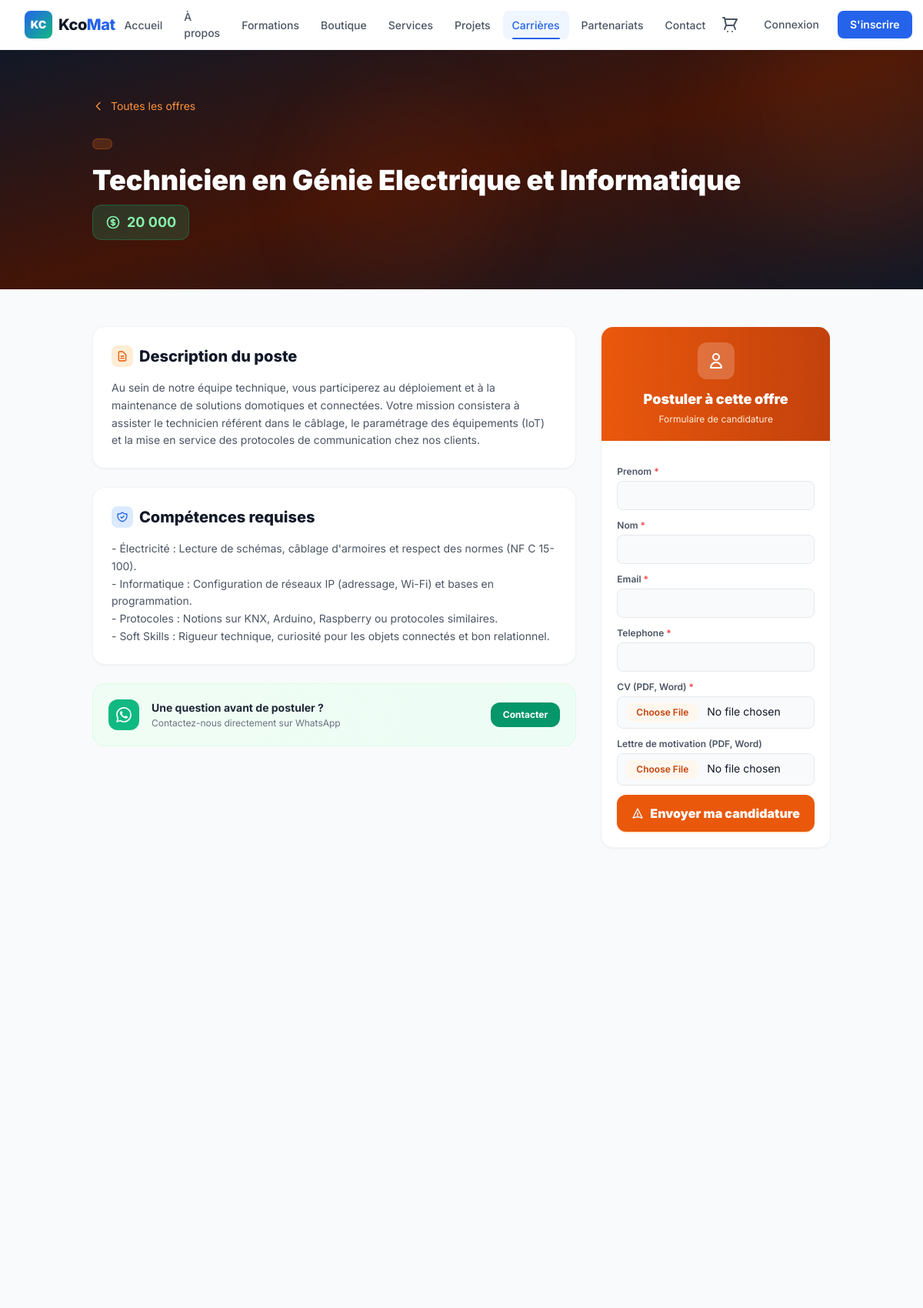
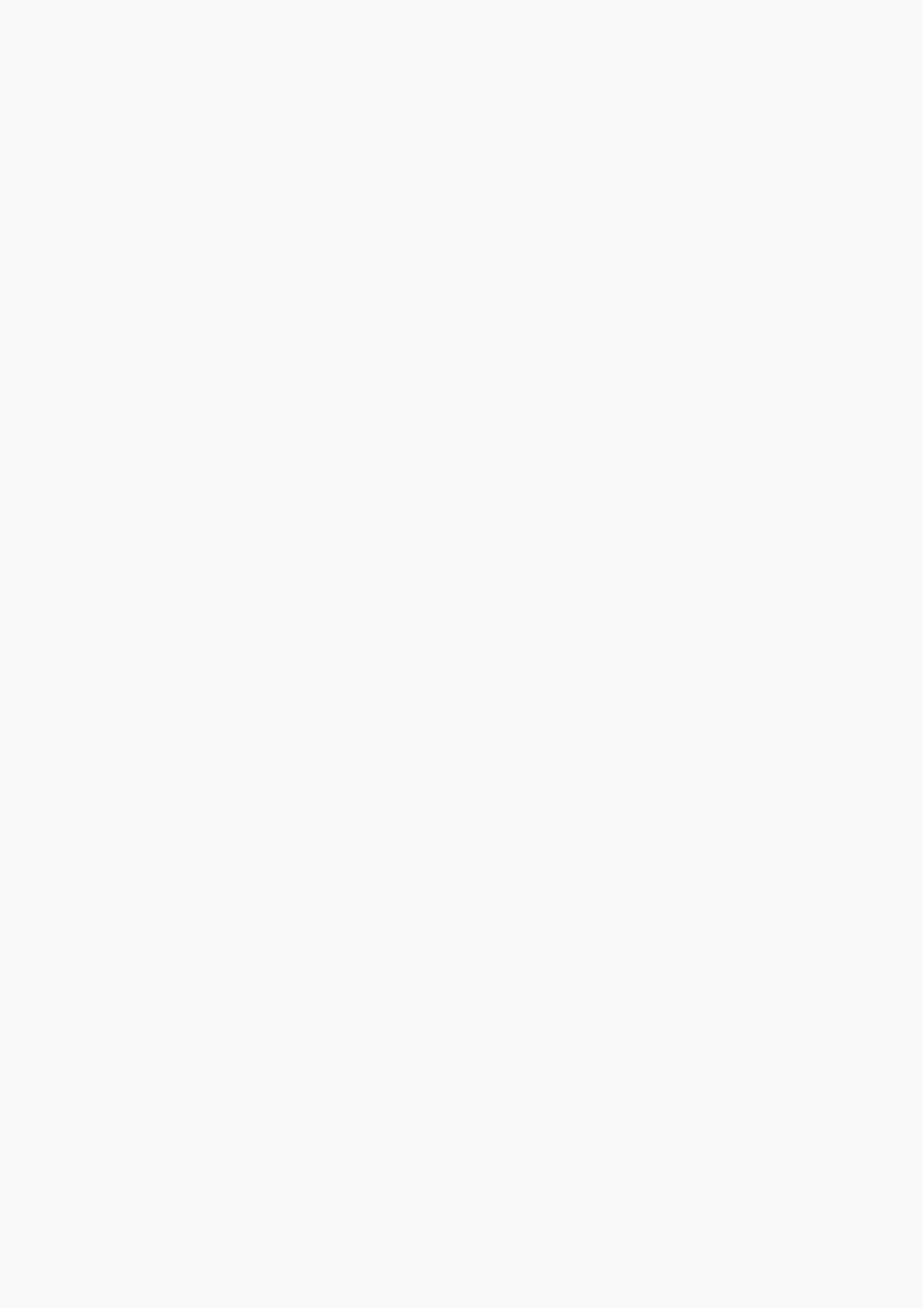
The app's page /carrieres/technicien-en-genie-electrique-et-informatique/ (upper part) with its own data (2 pictures, top to bottom).
### carrieres/models.py (models this page shows, shortened)
class Offre(models.Model):
    TYPE_CHOICES = [
        ('emploi', 'Emploi'),
        ('stage', 'Stage'),
        ('freelance', 'Freelance'),
    ]
    titre = models.CharField(max_length=200)
    slug = models.SlugField(unique=True, blank=True)
    type_offre = models.CharField(max_length=20, choices=TYPE_CHOICES, default='emploi')
    domaine = models.CharField(max_length=150)
    description = models.TextField()
    competences_requises = models.TextField()
    localite = models.CharField(max_length=100, default='Lokossa, Bénin')
    remuneration = models.CharField(max_length=100, blank=True)
    date_limite = models.DateField(null=True, blank=True)
    actif = models.BooleanField(default=True)
    created_at = models.DateTimeField(auto_now_add=True)
    class Meta:
        ordering = ['-created_at']
        verbose_name = "Offre"

### carrieres/views.py (the view)
# urls.py: path('<slug:slug>/', views.detail_offre, name='detail'),
def detail_offre(request, slug):
    offre = get_object_or_404(Offre, slug=slug, actif=True)
    form = CandidatureForm(request.POST or None, request.FILES or None)
    if request.method == 'POST' and form.is_valid():
        candidature = form.save(commit=False)
        candidature.offre = offre
        candidature.save()
        messages.success(request, "✅ Votre candidature a bien été envoyée ! Nous vous contacterons si votre profil correspond.")
        return redirect('carrieres:detail', slug=offre.slug)
    ctx = {'offre': offre, 'form': form, 'title': offre.titre}
    return render(request, 'carrieres/detail.html', ctx)

### carrieres/forms.py
class CandidatureForm(forms.ModelForm):
    class Meta:
        model = Candidature
        fields = ['prenom', 'nom', 'email', 'telephone', 'cv', 'lettre_motivation']
        widgets = {
            'prenom': forms.TextInput(attrs={'placeholder': 'Prénom', 'class': 'form-input'}),
            'nom': forms.TextInput(attrs={'placeholder': 'Nom', 'class': 'form-input'}),
            'email': forms.EmailInput(attrs={'placeholder': 'votre@email.com', 'class': 'form-input'}),
            'telephone': forms.TextInput(attrs={'placeholder': '+229 XX XX XX XX', 'class': 'form-input'}),
            'cv': forms.FileInput(attrs={'class': 'form-file', 'accept': '.pdf,.doc,.docx'}),
            'lettre_motivation': forms.FileInput(attrs={'class': 'form-file', 'accept': '.pdf,.doc,.docx'}),
        }
        labels = {
            'cv': 'CV (PDF, Word)',
            'lettre_motivation': 'Lettre de motivation (PDF, Word)',
        }

### boutique/context_processors.py (called while the page is built)
def cart_context(request):
    count = 0
    try:
        if request.user.is_authenticated:
            panier = Panier.objects.filter(utilisateur=request.user).first()
        else:
            session_key = request.session.session_key
            if session_key:
                panier = Panier.objects.filter(session_key=session_key).first()
            else:
                panier = None
        if panier:
            count = panier.nombre_articles()
    except Exception:
        pass
    return {'cart_count': count}

### core/context_processors.py (called while the page is built)
def site_context(request):
    return {
        'KCOMAT': settings.KCOMAT_INFO,
        'FEDAPAY_PUBLIC_KEY': settings.FEDAPAY_PUBLIC_KEY,
    }

### templates/carrieres/detail.html (shortened to what this page needs)
{% extends 'base.html' %}
{% load humanize %}
{% block content %}
<section class="relative bg-gradient-to-br from-gray-900 via-orange-950 to-gray-900 py-16 overflow-hidden">
  <div class="absolute inset-0 pointer-events-none">
    <div class="absolute -top-20 -right-20 w-80 h-80 bg-orange-600/10 rounded-full blur-3xl"></div>
    <div class="absolute bottom-0 left-1/3 w-64 h-64 bg-orange-900/15 rounded-full blur-2xl"></div>
  </div>
  <div class="relative max-w-5xl mx-auto px-4 sm:px-6 lg:px-8">
    <a href="{% url 'carrieres:liste' %}" class="inline-flex items-center gap-2 text-orange-400 hover:text-orange-300 text-sm mb-8 transition-colors group">
      <svg class="w-4 h-4 transition-transform group-hover:-translate-x-0.5" fill="none" stroke="currentColor" viewBox="0 0 24 24"><path stroke-linecap="round" stroke-linejoin="round" stroke-width="2" d="M15 19l-7-7 7-7"/></svg>
      Toutes les offres
    </a>
    <div class="flex flex-wrap gap-2 mb-5">
      <span class="text-xs font-bold px-3 py-1.5 rounded-full {% if offre.type == 'emploi' %}bg-blue-500/20 border border-blue-500/30 text-blue-300{% elif offre.type == 'stage' %}bg-purple-500/20 border border-purple-500/30 text-purple-300{% else %}bg-orange-500/20 border border-orange-500/30 text-orange-300{% endif %}">{{ offre.get_type_display }}</span>
    </div>
    <h1 class="text-3xl md:text-4xl font-black text-white mb-3 leading-tight">{{ offre.titre }}</h1>
    {% if offre.remuneration %}
    <div class="inline-flex items-center gap-2 bg-green-500/20 border border-green-500/30 text-green-300 font-bold text-lg px-4 py-2 rounded-xl">
      {{ offre.remuneration }}
    </div>
    {% endif %}
  </div>
</section>
<section class="py-12 bg-gray-50 min-h-screen">
  <div class="max-w-5xl mx-auto px-4 sm:px-6 lg:px-8">
    <div class="grid grid-cols-1 lg:grid-cols-3 gap-8">
      <div class="lg:col-span-2 space-y-6">
        <div class="bg-white rounded-2xl border border-gray-100 shadow-sm p-6">
          <h2 class="text-xl font-extrabold text-gray-900 mb-4 flex items-center gap-2">
            <div class="w-7 h-7 rounded-lg bg-orange-100 flex items-center justify-center">
              <svg class="w-4 h-4 text-orange-600" fill="none" stroke="currentColor" viewBox="0 0 24 24"><path stroke-linecap="round" stroke-linejoin="round" stroke-width="2" d="M9 12h6m-6 4h6m2 5H7a2 2 0 01-2-2V5a2 2 0 012-2h5.586a1 1 0 01.707.293l5.414 5.414a1 1 0 01.293.707V19a2 2 0 01-2 2z"/></svg>
            </div>
            Description du poste
          </h2>
          <div class="text-gray-600 leading-relaxed text-sm space-y-2">{{ offre.description|linebreaksbr }}</div>
        </div>
        {% if offre.competences_requises %}
        <div class="bg-white rounded-2xl border border-gray-100 shadow-sm p-6">
          <h2 class="text-xl font-extrabold text-gray-900 mb-4 flex items-center gap-2">
            <div class="w-7 h-7 rounded-lg bg-blue-100 flex items-center justify-center">
            </div>
            Compétences requises
          </h2>
          <div class="text-gray-600 leading-relaxed text-sm space-y-2">{{ offre.competences_requises|linebreaksbr }}</div>
        </div>
        {% endif %}
        <div class="bg-gradient-to-r from-green-50 to-emerald-50 border border-green-100 rounded-2xl p-5 flex items-center gap-4">
          <div class="w-10 h-10 bg-green-500 rounded-xl flex items-center justify-center flex-shrink-0">
          </div>
          <div class="flex-1">
            <p class="font-bold text-gray-800 text-sm">Une question avant de postuler ?</p>
            <p class="text-xs text-gray-500 mt-0.5">Contactez-nous directement sur WhatsApp</p>
          </div>
          <a href="https://wa.me/{{ KCOMAT.whatsapp }}?text=Bonjour%20KcoMat%2C%20j%27ai%20une%20question%20sur%20l%27offre%20%3A%20{{ offre.titre|urlencode }}" target="_blank" class="flex-shrink-0 bg-green-600 hover:bg-green-700 text-white text-xs font-bold px-4 py-2 rounded-xl transition-colors">Contacter</a>
        </div>
      </div>
      <div>
        <div class="bg-white rounded-2xl border border-gray-100 shadow-sm sticky top-24 overflow-hidden">
          <div class="bg-gradient-to-r from-orange-600 to-orange-700 px-5 py-5 text-center">
            <div class="w-12 h-12 bg-white/20 rounded-xl flex items-center justify-center mx-auto mb-3">
              <svg class="w-6 h-6 text-white" fill="none" stroke="currentColor" viewBox="0 0 24 24"><path stroke-linecap="round" stroke-linejoin="round" stroke-width="2" d="M16 7a4 4 0 11-8 0 4 4 0 018 0zM12 14a7 7 0 00-7 7h14a7 7 0 00-7-7z"/></svg>
            </div>
            <h3 class="text-lg font-black text-white">Postuler à cette offre</h3>
            <p class="text-orange-100 text-xs mt-1">Formulaire de candidature</p>
          </div>
          <div class="p-5">
            <form method="post" enctype="multipart/form-data" class="space-y-3">
              {% for field in form %}
              <div>
                <label for="{{ field.id_for_label }}" class="block text-xs font-semibold text-gray-600 mb-1">{{ field.label }}{% if field.field.required %} <span class="text-red-500">*</span>{% endif %}</label>
                {% if field.field.widget.input_type == 'textarea' %}
                <textarea name="{{ field.html_name }}" id="{{ field.id_for_label }}" rows="3" class="w-full px-3 py-2 text-sm border {% if field.errors %}border-red-400 bg-red-50{% else %}border-gray-200 bg-gray-50{% endif %} rounded-lg focus:bg-white focus:border-orange-500 focus:ring-1 focus:ring-orange-500/30 outline-none transition resize-none" {% if field.field.required %}required{% endif %}>{{ field.value|default:'' }}</textarea>
                {% elif field.field.widget.input_type == 'file' %}
                <input type="file" name="{{ field.html_name }}" id="{{ field.id_for_label }}" class="w-full px-3 py-2 text-sm border border-gray-200 bg-gray-50 rounded-lg focus:border-orange-500 outline-none transition file:mr-3 file:py-1 file:px-3 file:rounded-lg file:border-0 file:text-xs file:font-semibold file:bg-orange-50 file:text-orange-700" {% if field.field.required %}required{% endif %} />
                {% else %}
                <input type="{{ field.field.widget.input_type }}" name="{{ field.html_name }}" id="{{ field.id_for_label }}" value="{{ field.value|default:'' }}" class="w-full px-3 py-2 text-sm border {% if field.errors %}border-red-400 bg-red-50{% else %}border-gray-200 bg-gray-50{% endif %} rounded-lg focus:bg-white focus:border-orange-500 focus:ring-1 focus:ring-orange-500/30 outline-none transition" {% if field.field.required %}required{% endif %} />
                {% endif %}
              </div>
              {% endfor %}
              <button type="submit" class="w-full bg-orange-600 hover:bg-orange-700 text-white font-black py-3 rounded-xl transition-colors flex items-center justify-center gap-2 shadow-sm shadow-orange-200 mt-2">
                <svg class="w-4 h-4" fill="none" stroke="currentColor" viewBox="0 0 24 24"><path stroke-linecap="round" stroke-linejoin="round" stroke-width="2" d="M12 19l9 2-9-18-9 18 9-2zm0 0v-8"/></svg>
                Envoyer ma candidature
              </button>
            </form>
          </div>
        </div>
      </div>
    </div>
  </div>
</section>
{% endblock %}

### static/css/kcomat.css (style rules this page uses)
:root { --color-primary: #0A84FF; --color-primary-dark: #0066CC; --color-green: #10B981; --color-green-dark: #059669; --color-bg: #F8FAFC; --shadow-card: 0 4px 6px -1px rgba(0, 0, 0, 0.07), 0 2px 4px -2px rgba(0, 0, 0, 0.05); --shadow-card-hover: 0 20px 40px -10px rgba(10, 132, 255, 0.15), 0 8px 16px -4px rgba(0, 0, 0, 0.1); }
* { box-sizing: border-box; }
body { font-family: 'Inter', 'Poppins', sans-serif; background-color: var(--color-bg); }

### records on screen
Offre: titre "Technicien en Génie Electrique et Informatique", remuneration "20 000", description "Au sein de notre équipe technique, vous participerez au déploiement et à la maintenance de solutions domotiques et connectées. Votre mission consistera à assister le technicien référent dans le câblage, le paramétrage des équipements (IoT) et la mise en service des protocoles de communication chez nos clients.", competences_requises "- Électricité : Lecture de schémas, câblage d'armoires et respect des normes (NF C 15-100). - Informatique : Configuration de réseaux IP (adressage, Wi-Fi) et bases en programmation. - Protocoles : Notions sur KNX, Arduino, Raspberry ou protocoles similaires. - Soft Skills : Rigueur technique, curiosité pour les objets connectés et bon relationnel."

### other values on screen
{{ field.label }} "Prenom" "Nom" "Email" "Telephone" "CV (PDF, Word)" "Lettre de motivation (PDF, Word)"
